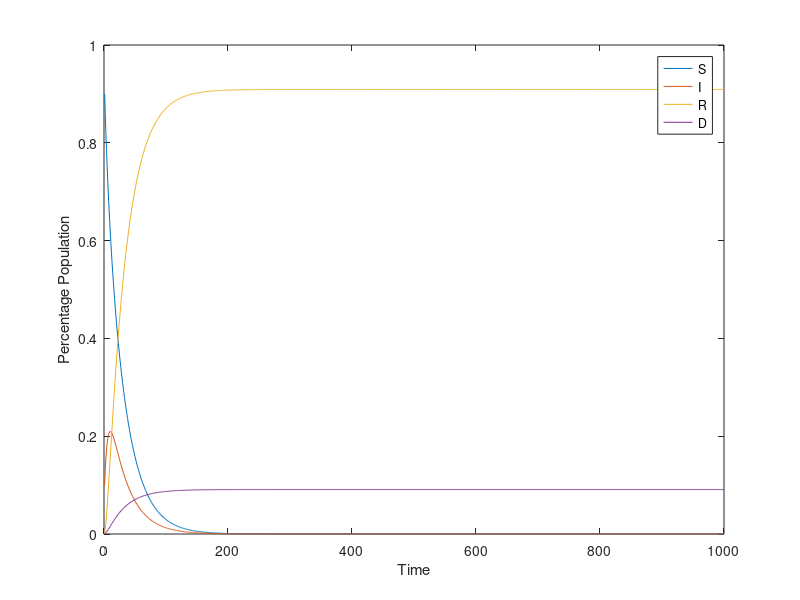

Recreate this plot in MATLAB.
% The following matrix implements the SIR dynamics example from Chapter 9.3
% of the textbook.
A = [0.95 0.04 0 0; 0.05 0.85 0 0; 0 0.1 1 0; 0 0.01 0 1];
% The following matrix is needed to use the lsim function to simulate the
% system in question
B = zeros(4,1);
% initial conditions (i.e., values of S, I, R, D at t=0).
x0 = [0.9 0.1 0 0];
% Here is a compact way to simulate a linear dynamical system.
% Type 'help ss', 'help lsim', etc., to learn about how these functions work!!
sys_sir_base = ss(A,B,eye(4),zeros(4,1),1);
Y = lsim(sys_sir_base,zeros(1000,1),linspace(0,999,1000),x0);
% plot the output trajectory
plot(Y);
legend('S','I','R','D');
xlabel('Time')
ylabel('Percentage Population')